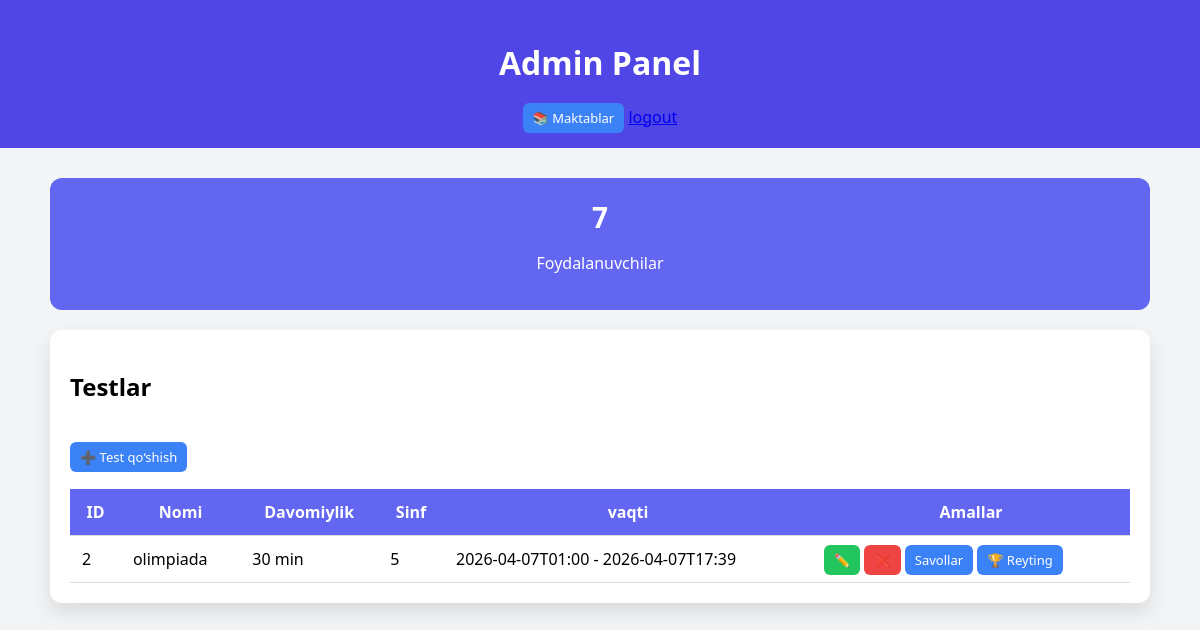
The page /admin/ (signed in) on the database as committed earlier.
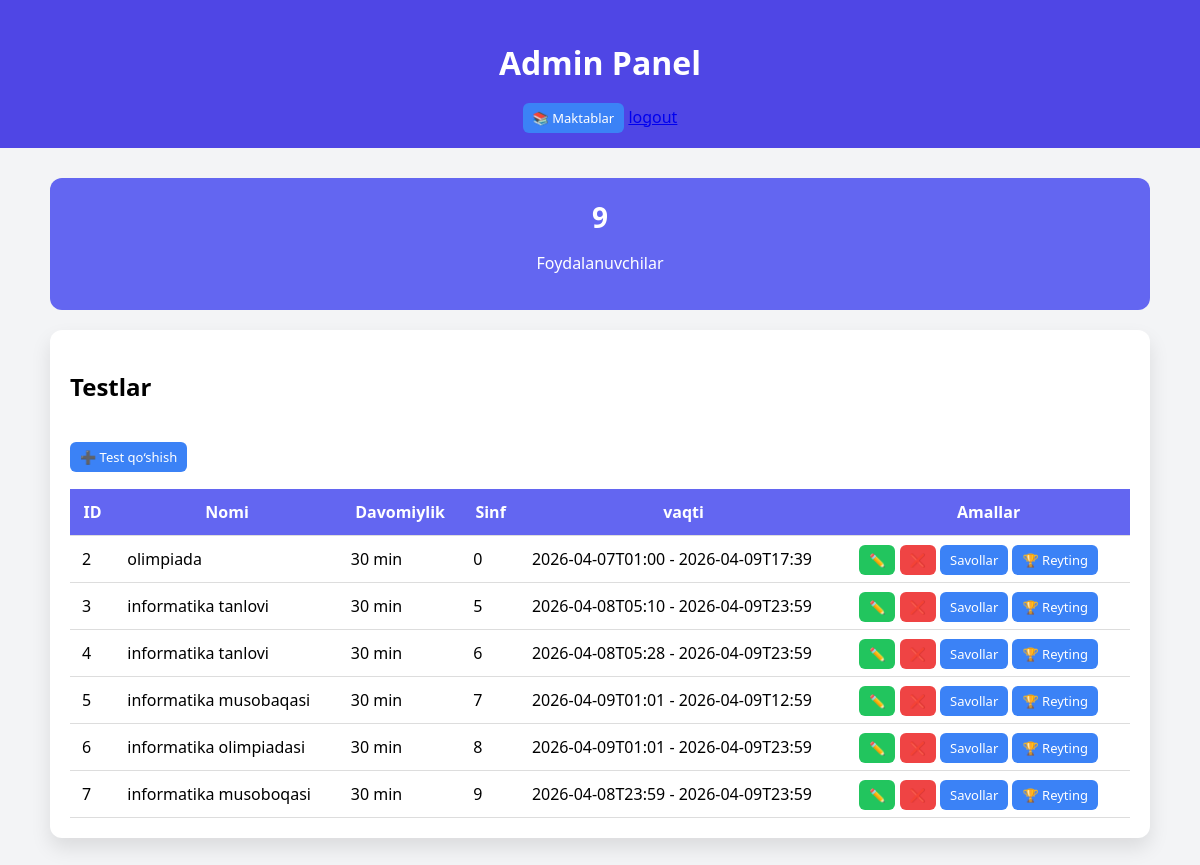
The same page on the database as committed later.
### tables this page shows
CREATE TABLE tests (
            id INTEGER PRIMARY KEY AUTOINCREMENT,
            title TEXT NOT NULL,
            duration INTEGER NOT NULL,
            description TEXT NOT NULL,
            test_class INTEGER NOT NULL,
            start_time DATETIME NOT NULL,
            end_time DATETIME NOT NULL
        );

### routes/admin.py (the view)
@bp.route("/")
def admin_dashboard():
    if session.get("role") != "admin":
        return redirect("/login")
    with sqlite3.connect("database.db") as conn:
        conn.row_factory = sqlite3.Row
        user_count = conn.execute("SELECT COUNT(*) as total FROM users").fetchone()["total"]
        tests= conn.execute(""" select * from tests """).fetchall()
    return render_template("admin/dashboard.html", user_count=user_count, tests=tests)

### templates/admin/dashboard.html (shortened to what this page needs)
<!DOCTYPE html>
<html lang="uz">
<head>
</head>
<body>
<header>
    <h1>Admin Panel</h1>
    <a href="/admin/schools" class="button add">📚 Maktablar</a>
    <a href="/logout">logout</a>
</header>
<div class="container">
    <div class="stats">
        <div class="stat-box">
            <h2>{{ user_count }}</h2>
            <p>Foydalanuvchilar</p>
        </div>
    </div>
    <div class="card">
        <h2>Testlar</h2>
        <br>
        <a href="/admin/add_test" class="button add">➕ Test qo‘shish</a>
        <br><br>
        <table>
            <thead>
                <tr>
                    <th>ID</th>
                    <th>Nomi</th>
                    <th>Davomiylik</th>
                    <th>Sinf</th>
                    <th>vaqti</th>
                    <th>Amallar</th>
                </tr>
            </thead>
            <tbody>
                {% for test in tests %}
                <tr>
                    <td>{{ test.id }}</td>
                    <td>{{ test.title }}</td>
                    <td>{{ test.duration }} min</td>
                    <td>{{ test.test_class }}</td>
                    <td>{{ test.start_time }} - {{ test.end_time }}</td>
                    <td>
                        <a href="/admin/edit_test/{{ test.id }}" class="button edit">✏️</a>
                        <a href="/admin/delete_test/{{ test.id }}" class="button delete"
                           onclick="return confirm('O‘chirmoqchimisiz?')">❌</a>
                        <a href="/admin/questions/{{ test.id }}" class="button add">Savollar</a>
                        <a href="/admin/test_ranking/{{ test.id }}" class="button add">🏆 Reyting</a>
                    </td>
                </tr>
                {% endfor %}
            </tbody>
        </table>
    </div>
</div>
</body>
</html>

### templates/admin/dashboard.html (style rules this page uses)
body { font-family: 'Segoe UI', sans-serif; background: #f3f4f6; margin: 0; }
header { background: #4f46e5; color: #fff; padding: 20px; text-align: center; }
.container { max-width: 1100px; margin: 30px auto; padding: 0 20px; }
.card { background: #fff; padding: 20px; border-radius: 12px; box-shadow: 0 10px 20px rgba(0,0,0,0.1); margin-bottom: 25px; }
.stats { display: flex; gap: 20px; margin-bottom: 20px; }
.stat-box { flex: 1; background: #6366f1; color: #fff; padding: 20px; border-radius: 12px; text-align: center; }
.stat-box h2 { font-size: 28px; margin: 0; }
table { width: 100%; border-collapse: collapse; }
table th, table td { padding: 12px; border-bottom: 1px solid #ddd; }
table th { background: #6366f1; color: #fff; }
.button { padding: 6px 10px; border-radius: 6px; text-decoration: none; color: #fff; font-size: 13px; }
.edit { background: #22c55e; }
.delete { background: #ef4444; }
.add { background: #3b82f6; }

Rows that differ between the two databases and show on the page:
changed tests "olimpiada": test_class "5" → "0"; end_time "2026-04-07T17:39" → "2026-04-09T17:39"
added tests: id "3", title "informatika tanlovi", duration "30", test_class "5", start_time "2026-04-08T05:10", end_time "2026-04-09T23:59"
added tests: id "4", title "informatika tanlovi", duration "30", test_class "6", start_time "2026-04-08T05:28", end_time "2026-04-09T23:59"
added tests: id "5", title "informatika musobaqasi", duration "30", test_class "7", start_time "2026-04-09T01:01", end_time "2026-04-09T12:59"
added tests: id "6", title "informatika olimpiadasi", duration "30", test_class "8", start_time "2026-04-09T01:01", end_time "2026-04-09T23:59"
added tests: id "7", title "informatika musoboqasi", duration "30", test_class "9", start_time "2026-04-08T23:59", end_time "2026-04-09T23:59"
Other text that changed with them:
{{ user_count }}: "7" → "9"
